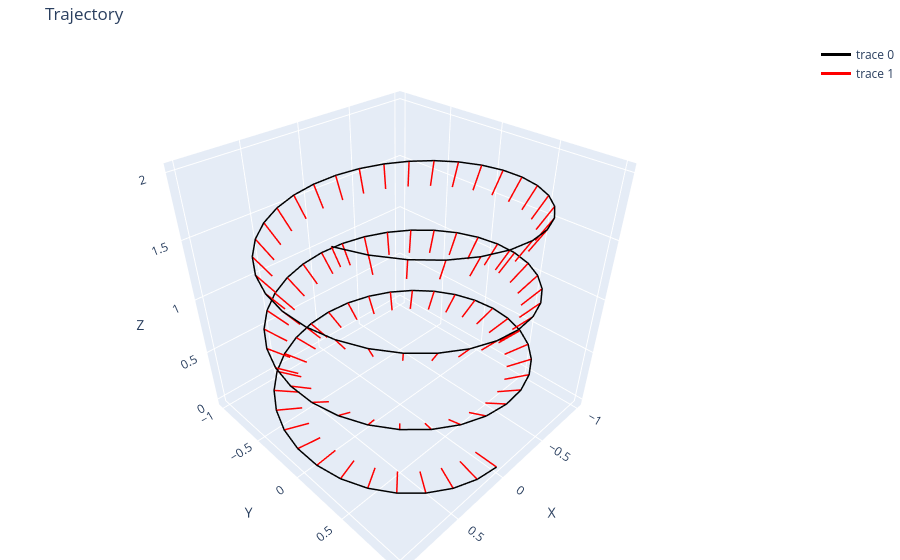

Write notebook code for a chart like this one.
### Code cell
import torch
from utils.visualization import plot_trajectory

# 1. Create a dummy PyTorch tensor of shape (N, 3) representing (X, Y, Z)
# Replace this with your actual trajectory tensor
num_points = 100
t = torch.linspace(0, 20, num_points)
x = torch.sin(t)
y = torch.cos(t)
z = t / 10
traj = torch.stack([x, y, z], dim=-1)
end = torch.stack([torch.zeros_like(x), torch.zeros_like(y), torch.zeros_like(z)], dim=-1)
dirs = end - traj
plot_trajectory(traj, dirs, d_scale=0.2)
